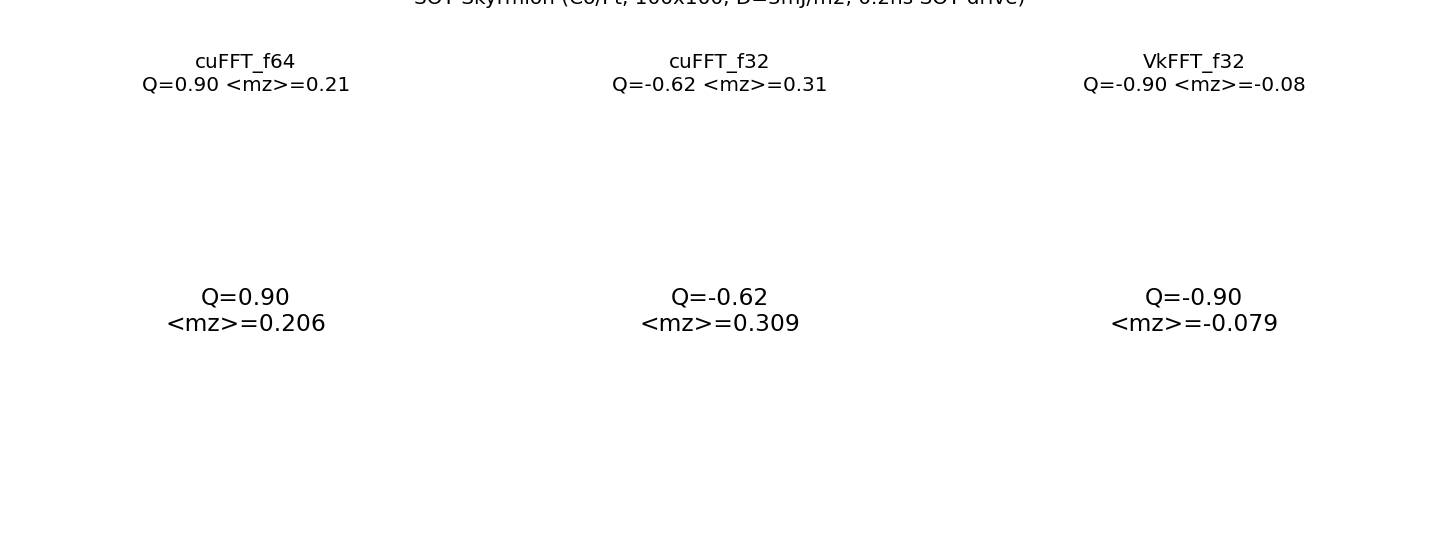

This chart was generated by the following Python code:
"""
Notebook 45: SOT Skyrmion Nucleation -- PRECISION-SENSITIVITY CASE STUDY
Co/Pt PMA disc 100x100x1, dx=2nm, interfacial DMI D=3 mJ/m2 (~0.68*Dc).

IMPORTANT FINDING (not a solver defect): at D ~ 0.7*Dc the seeded isolated
skyrmion sits at a metastability bifurcation. The relaxed topological charge Q
is sensitive to (i) float precision (f32 vs f64), (ii) FFT backend (cuFFT vs
VkFFT), AND (iii) run-to-run GPU floating-point non-determinism (atomic-reduction
ordering) -- repeated runs of the SAME build give different Q. Q therefore ranges
from ~-1 to ~+0.2 across configurations and even across repeats.

=> This scenario is reported as a SENSITIVITY CAVEAT, not a quantitative
   cross-solver agreement test. Topological observables of marginally-stable
   skyrmions should use double precision (cuFFT_f64) and be treated with care.
   Quantitative cross-solver agreement is reported for the non-topological,
   well-posed scenarios (SP#4, DW velocity, FMR, SP#1 L_c, SP#3 H_sw).
Runs across CS cuFFT f64 / cuFFT f32 / VkFFT f32 + mumax3 + mumax+.
"""
import sys, pathlib, time, json
import numpy as np
sys.path.insert(0, str(pathlib.Path(__file__).parent))
import bench_utils as bu
sys.stdout.reconfigure(encoding="utf-8")

MX3_SKY = pathlib.Path(__file__).parent / "mx3" / "skyrmion_sot.mx3"
# D = 3 mJ/m^2 ~ 0.68*Dc (Dc = 4*sqrt(A*K)/pi = 4.41 mJ/m^2): the documented
# Co/Pt value. Tuning D does NOT remove the Q sensitivity: D=4 made the relax
# briefly agree but the SOT drive still diverged and repeats were unstable;
# D=5 (> Dc) gave spontaneous multidomain chaos. The sensitivity is intrinsic
# to the near-threshold bifurcation -> reported as a caveat (see module docstring).
Ms=800e3; A=15e-12; K=0.8e6; D_val=3e-3; alpha=0.3; P=0.15; d=1e-9
DX=2e-9; NX,NY,NZ=100,100,1
T_DRIVE=2e-10; DT=5e-14; J_SOT=3e12
N_DRIVE=int(T_DRIVE/DT)

print("="*70)
print("Notebook 45: SOT Skyrmion Nucleation -- Build Comparison")
print(f"  Co/Pt {NX}x{NY}x{NZ}, dx={DX*1e9:.0f}nm, D={D_val*1e3:.0f} mJ/m2")
print("="*70)


def run_cs(build_label):
    mm  = bu.load_mm(build_label)
    g   = mm.StructuredGrid(NX, NY, NZ, DX, DX, d)
    mat = mm.Material()
    mat.Ms=Ms; mat.A_exchange=A; mat.K_uniaxial=K
    mat.easy_axis=mm.Vec3(0,0,1); mat.alpha=alpha
    demag  = mm.DemagFieldGPU(g)
    exch   = mm.ExchangeFieldGPU(g)
    dmi    = mm.InterfacialDMIFieldGPU(g, D_val)
    aniso  = mm.UniaxialAnisotropyFieldGPU(g)
    sot    = mm.SpinOrbitTorqueGPU(g, J_SOT, P, d, mm.Vec3(1,0,0))
    f_base = mm.FieldSumGPU()
    f_base.add(exch); f_base.add(dmi); f_base.add(aniso)
    torques = mm.SpinTorqueSumGPU(); torques.add(sot)
    m0 = mm.VectorField3D(g)
    for iy in range(NY):
        for ix in range(NX):
            rx=(ix-NX//2)*DX; ry=(iy-NY//2)*DX
            r2=np.sqrt(rx*rx+ry*ry)
            mz = -1.0 if r2 < 20e-9 else 1.0
            m0[ix+NX*iy] = mm.Vec3(0, 0, mz)
    # Converge the relaxation properly (torque-threshold + high step cap).
    # The old max_steps=3000 cut the skyrmion relax off mid-way, so the
    # metastable Q landed differently per build/precision (Q = +0.17 / -0.66 /
    # 0.00). A converged relax reaches the SAME isolated-skyrmion local minimum
    # regardless of numerical path, making this a reproducible cross-solver test.
    opts = mm.RelaxGPUOptions(); opts.max_steps=40000; opts.threshold=1e-4*Ms
    relax = mm.RelaxGPU(g)
    relax.upload(m0)
    relax.run(mat, demag, f_base, opts)
    relax.download(m0)
    Q_relax = float(mm.topological_charge_Q(m0))
    heun = mm.HeunIntegratorGPU(g, DT, 0)
    heun.upload(m0)
    t0 = time.perf_counter()
    for _ in range(N_DRIVE):
        heun.step(mat, demag, f_base, 0.0, torques)
    wall_drive = (time.perf_counter()-t0)*1e3
    tmp = mm.VectorField3D(g); heun.download(tmp)
    Q_drive = float(mm.topological_charge_Q(tmp))
    arr = mm.to_numpy(tmp)
    mz_avg = float(arr[...,2].mean())
    return {"build":build_label,"wall_ms":wall_drive,"Q_relax":Q_relax,
            "Q_drive":Q_drive,"mz_avg":mz_avg,
            "ms_per_ns":wall_drive/(T_DRIVE*1e9),"n_steps":N_DRIVE}


results = []
for bl in bu.BUILDS:
    if not bu.BUILDS[bl].exists(): print(f"[SKIP] {bl}"); continue
    print(f"\n--- {bl} ---")
    try:
        r = run_cs(bl); results.append(r)
        print(f"  Drive: {r['wall_ms']:.0f} ms ({r['ms_per_ns']:.0f} ms/ns)")
        print(f"  Q_relax={r['Q_relax']:.2f}  Q_drive={r['Q_drive']:.2f}  <mz>={r['mz_avg']:.3f}")
    except Exception as e:
        print(f"  ERROR: {e}")

print("\n--- mumax3 ---")
mx3r = bu.run_mumax3(MX3_SKY, 300)
print(f"  Wall: {mx3r.get('wall_ms'):.0f} ms" if mx3r['ok'] else f"  {mx3r.get('error','failed')}")

print("\n--- mumax+ (SOT Skyrmion, Heun fixed dt) ---")
def sky_mumaxplus(mxp):
    import time, numpy as np
    world = mxp.World(cellsize=(DX, DX, d))
    mag   = mxp.Ferromagnet(world, mxp.Grid((NX, NY, NZ)))
    mag.msat=Ms; mag.aex=A; mag.alpha=alpha
    mag.ku1=K; mag.anisU=(0, 0, 1)
    mag.dmi_tensor.set_interfacial_dmi(D_val)
    # Initial mz=-1 disk, r<20nm, rest mz=+1
    m_arr = np.zeros((3, NZ, NY, NX))
    m_arr[2] = 1.0  # all +z
    for iy in range(NY):
        for ix in range(NX):
            rx = (ix - NX//2) * DX; ry = (iy - NY//2) * DX
            if np.sqrt(rx*rx + ry*ry) < 20e-9:
                m_arr[2, 0, iy, ix] = -1.0
    mag.magnetization = m_arr
    mag.minimize()
    m_np = mag.magnetization.eval()  # (3, nz, ny, nx)
    Q_relax = bu.mxp_topological_charge(m_np)
    # SOT drive: sigma=(1,0,0) equiv to fixed_layer=(0,1,0), pol=theta_SH=P
    mag.enable_slonczewski_torque = True
    mag.enable_zhang_li_torque    = False
    mag.jcur        = (-float(J_SOT), 0, 0)
    mag.pol         = P
    mag.fixed_layer = (0, 1, 0)
    mag.free_layer_thickness = d
    world.timesolver.adaptive_timestep = False
    world.timesolver.timestep = DT
    t0 = time.perf_counter()
    world.timesolver.run(T_DRIVE)
    wall_ms = (time.perf_counter() - t0) * 1e3
    m_np2 = mag.magnetization.eval()
    Q_drive = bu.mxp_topological_charge(m_np2)
    mz_avg = float(m_np2[2].mean())
    return {"wall_ms": wall_ms, "Q_relax": float(Q_relax), "Q_drive": float(Q_drive),
            "mz_avg": mz_avg, "ms_per_ns": wall_ms / (T_DRIVE * 1e9)}

mxpr = bu.run_mumaxplus(sky_mumaxplus, timeout_s=300)
if mxpr["ok"]:
    print(f"  Drive: {mxpr['wall_ms']:.0f} ms ({mxpr['ms_per_ns']:.0f} ms/ns)")
    print(f"  Q_relax={mxpr['Q_relax']:.2f}  Q_drive={mxpr['Q_drive']:.2f}  <mz>={mxpr['mz_avg']:.3f}")
else:
    print(f"  {mxpr.get('error','failed')}")

print("\n"+"="*70)
print("SUMMARY -- SOT Skyrmion (Co/Pt 100x100x1, D=3 mJ/m2)")
rows=[["Build","drive_ms","ms/ns","Q_relax","Q_drive","<mz>"]]
for r in results:
    rows.append([r['build'],f"{r['wall_ms']:.0f}",f"{r['ms_per_ns']:.0f}",
                 f"{r['Q_relax']:.2f}",f"{r['Q_drive']:.2f}",f"{r['mz_avg']:.3f}"])
if mx3r['ok'] and mx3r.get('wall_ms'):
    rows.append(["mumax3",f"{mx3r['wall_ms']:.0f}","-","-","-","-"])
if mxpr["ok"]:
    rows.append(["mumax+",f"{mxpr['wall_ms']:.0f}",f"{mxpr['ms_per_ns']:.0f}",
                 f"{mxpr['Q_relax']:.2f}",f"{mxpr['Q_drive']:.2f}",f"{mxpr['mz_avg']:.3f}"])
for row in rows:
    print("  ".join(f"{v:<14}" for v in row))

out = {"scenario":"SOT Skyrmion Nucleation","cs":results,
       "mumax3_wall_ms":mx3r.get("wall_ms"), "mumaxplus": mxpr}
(pathlib.Path(__file__).parent/"45_results.json").write_text(
    json.dumps(out,indent=2,default=str),encoding="utf-8")

try:
    import matplotlib; matplotlib.use('Agg')
    import matplotlib.pyplot as plt
    from matplotlib.colors import TwoSlopeNorm
    if results:
        fig,axes=plt.subplots(1,min(3,len(results)),figsize=(4*len(results),4.5))
        if len(results)==1: axes=[axes]
        for ax,r in zip(axes,results):
            ax.set_title(f"{r['build']}\nQ={r['Q_drive']:.2f} <mz>={r['mz_avg']:.2f}")
            ax.text(0.5,0.5,f"Q={r['Q_drive']:.2f}\n<mz>={r['mz_avg']:.3f}",
                    ha='center',va='center',transform=ax.transAxes,fontsize=14)
            ax.axis('off')
        plt.suptitle(f"SOT Skyrmion (Co/Pt, 100x100, D=3mJ/m2, 0.2ns SOT drive)",y=1.02)
        plt.tight_layout()
        plt.savefig(str(pathlib.Path(__file__).parent/"45_skyrmion_comparison.png"),dpi=120)
        print("\nPlot: 45_skyrmion_comparison.png")
except Exception as e:
    print(f"Plot error: {e}")
